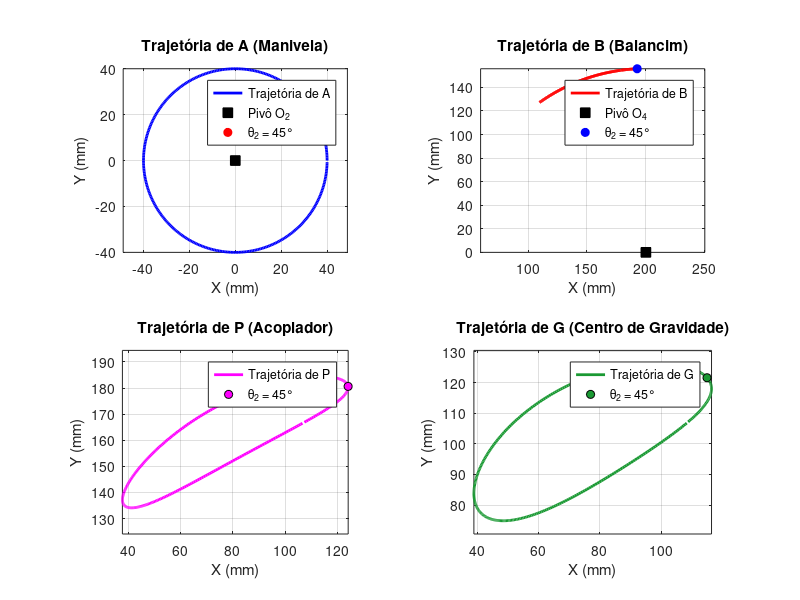
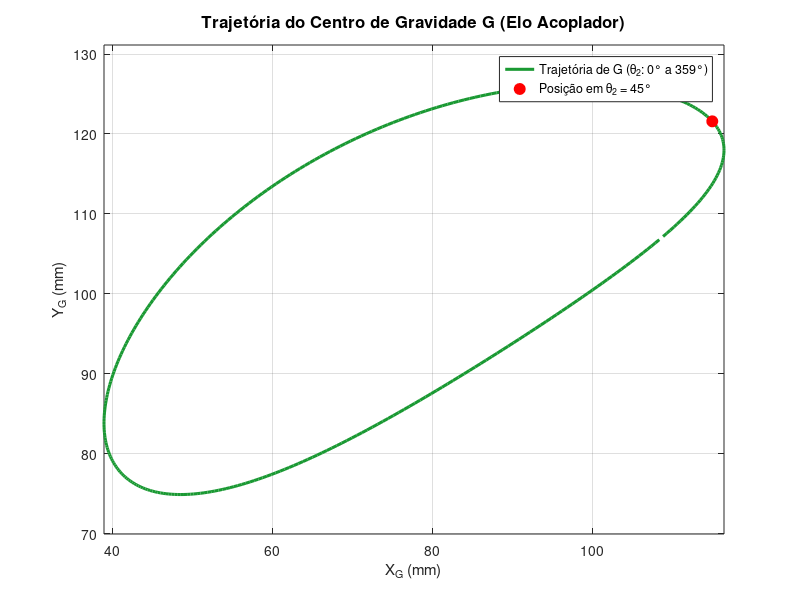

MATLAB code for these plots, in order:
% =========================================================================
% Cálculo das Posições dos Pontos A, B e P - Mecanismo de 4 Barras
% Disciplina: Dinâmica das Máquinas (Atividade Extraclasse nº 3)
% =========================================================================

clear; clc; close all;

% 1. Parâmetros geométricos dos elos (em mm)
a = 40.0;          % Elo 2: Manivela (O2 -> A)
b = 208.0;         % Elo 3: Acoplador (A -> B)
c = 156.0;         % Elo 4: Balancim  (O4 -> B)
d = 200.0;         % Elo 1: Base fixa (O2 -> O4)

% Parâmetros do ponto P no elo acoplador
p = 180.0;                 % Distância de A até P (mm)
delta3 = deg2rad(20);      % Ângulo do ponto P relativo à linha AB (20°)

% Origens fixas no plano cartesiano:
% O2: pivô da manivela na origem (0, 0)
% O4: pivô do balancim em (d, 0)
O2 = [0; 0];
O4 = [d; 0];

% =========================================================================
% 2. Posição dos pontos para theta2 = 45°
% =========================================================================
theta2_ref = deg2rad(45);

sistema = @(x) [
    a * cos(theta2_ref) + b * cos(x(1)) - c * cos(x(2)) - d;
    a * sin(theta2_ref) + b * sin(x(1)) - c * sin(x(2))
];

options = optimset('Display', 'off');
x0 = [deg2rad(20); deg2rad(45)];
[x_sol, ~, info] = fsolve(sistema, x0, options);

if info <= 0
    error('Falha na convergência para theta2 = 45°.');
end

theta3_ref = x_sol(1);
theta4_ref = x_sol(2);

% Ponto A (extremidade da manivela)
xA_ref = a * cos(theta2_ref);
yA_ref = a * sin(theta2_ref);
A_ref  = [xA_ref; yA_ref];

% Ponto B (extremidade do balancim)
xB_ref = d + c * cos(theta4_ref);
yB_ref = c * sin(theta4_ref);
B_ref  = [xB_ref; yB_ref];

% Ponto P (ponto do elo acoplador)
xP_ref = xA_ref + p * cos(theta3_ref + delta3);
yP_ref = yA_ref + p * sin(theta3_ref + delta3);
P_ref  = [xP_ref; yP_ref];

% Ponto G (Centro de Gravidade do elo acoplador triangular ABP)
xG_ref = (xA_ref + xB_ref + xP_ref) / 3;
yG_ref = (yA_ref + yB_ref + yP_ref) / 3;
G_ref  = [xG_ref; yG_ref];

fprintf("=====================================================\n");
fprintf("POSIÇÃO DOS PONTOS PARA theta2 = 45°:\n");
fprintf("-----------------------------------------------------\n");
fprintf("Ponto A (Manivela):  X_A = %7.2f mm | Y_A = %7.2f mm\n", A_ref(1), A_ref(2));
fprintf("Ponto B (Balancim):  X_B = %7.2f mm | Y_B = %7.2f mm\n", B_ref(1), B_ref(2));
fprintf("Ponto P (Acoplador): X_P = %7.2f mm | Y_P = %7.2f mm\n", P_ref(1), P_ref(2));
fprintf("Ponto G (CG elo 3):  X_G = %7.2f mm | Y_G = %7.2f mm\n", G_ref(1), G_ref(2));
fprintf("-----------------------------------------------------\n");
fprintf("Verificação do elo 3 (AB): %.2f mm (esperado: %.2f mm)\n", norm(B_ref - A_ref), b);
fprintf("Verificação do elo AP:     %.2f mm (esperado: %.2f mm)\n", norm(P_ref - A_ref), p);
fprintf("=====================================================\n\n");

% =========================================================================
% 3. Trajetórias para 0° <= theta2 <= 359° (360 passos de 1°)
% =========================================================================
theta2_deg = 0:1:359;
theta2_rad = deg2rad(theta2_deg);
N = length(theta2_rad); % 360 pontos

% Pré-alocação dos vetores de coordenadas
xA = zeros(1, N);
yA = zeros(1, N);
xB = zeros(1, N);
yB = zeros(1, N);
xP = zeros(1, N);
yP = zeros(1, N);

x_atual = x_sol;

for k = 1:N
    t2 = theta2_rad(k);
    
    sis = @(x) [
        a * cos(t2) + b * cos(x(1)) - c * cos(x(2)) - d;
        a * sin(t2) + b * sin(x(1)) - c * sin(x(2))
    ];
    
    [x_sol_k, ~, info_k] = fsolve(sis, x_atual, options);
    
    if info_k > 0
        t3_k = x_sol_k(1);
        t4_k = x_sol_k(2);
        
        % Coordenadas de A
        xA(k) = a * cos(t2);
        yA(k) = a * sin(t2);
        
        % Coordenadas de B
        xB(k) = d + c * cos(t4_k);
        yB(k) = c * sin(t4_k);
        
        % Coordenadas de P
        xP(k) = xA(k) + p * cos(t3_k + delta3);
        yP(k) = yA(k) + p * sin(t3_k + delta3);
        
        % Atualiza chute inicial
        x_atual = x_sol_k;
    else
        warning("Convergência falhou para theta2 = %d°", theta2_deg(k));
    end
end

% =========================================================================
% Matriz 6x360 com todas as posições dos pontos A, B e P
% =========================================================================
% Linha 1: X_A (mm)
% Linha 2: Y_A (mm)
% Linha 3: X_B (mm)
% Linha 4: Y_B (mm)
% Linha 5: X_P (mm)
% Linha 6: Y_P (mm)
% Colunas 1 a 360: correspondem a theta2 = 0°, 1°, ..., 359°
M_posicoes = [
    xA;
    yA;
    xB;
    yB;
    xP;
    yP
];

% Trajetória do Centro de Gravidade G (média vetorial de A, B e P)
xG = (xA + xB + xP) / 3;
yG = (yA + yB + yP) / 3;
G_posicoes = [xG; yG]; % Matriz 2x360

fprintf("=====================================================\n");
fprintf("MATRIZ DE POSIÇÕES (M_posicoes):\n");
fprintf("  Dimensão: %d linhas x %d colunas\n", size(M_posicoes, 1), size(M_posicoes, 2));
fprintf("  Linha 1: x_A(t2) | Linha 2: y_A(t2)\n");
fprintf("  Linha 3: x_B(t2) | Linha 4: y_B(t2)\n");
fprintf("  Linha 5: x_P(t2) | Linha 6: y_P(t2)\n");
fprintf("  Exemplo coluna 46 (theta2 = 45°):\n");
fprintf("    [xA; yA; xB; yB; xP; yP] = [%.2f; %.2f; %.2f; %.2f; %.2f; %.2f]\n", M_posicoes(:, 46));
fprintf("-----------------------------------------------------\n");
fprintf("TRAJETÓRIA DO CENTRO DE GRAVIDADE G (G_posicoes):\n");
fprintf("  Dimensão: %d linhas x %d colunas\n", size(G_posicoes, 1), size(G_posicoes, 2));
fprintf("  Faixa X_G: [%.2f, %.2f] mm\n", min(xG), max(xG));
fprintf("  Faixa Y_G: [%.2f, %.2f] mm\n", min(yG), max(yG));
fprintf("=====================================================\n\n");

% =========================================================================
% 4. Visualização Gráfica das Trajetórias (A, B, P e G)
% =========================================================================
script_dir = fileparts(mfilename('fullpath'));
if isempty(script_dir)
    script_dir = '.';
end

% --- FIGURA 1: Trajetórias separadas dos pontos A, B, P e G (2x2) ---
fig1 = figure('Name', 'Trajetorias Separadas - A, B, P e G', 'NumberTitle', 'off', 'Position', [100, 100, 900, 700]);

% Subplot 1: Trajetória do ponto A
subplot(2, 2, 1);
plot(xA, yA, 'b-', 'LineWidth', 2); hold on;
plot(0, 0, 'ks', 'MarkerFaceColor', 'k', 'MarkerSize', 7);
plot(xA_ref, yA_ref, 'ro', 'MarkerFaceColor', 'r', 'MarkerSize', 6);
grid on; axis equal;
title('Trajetória de A (Manivela)', 'FontSize', 11);
xlabel('X (mm)'); ylabel('Y (mm)');
legend('Trajetória de A', 'Pivô O_2', '\theta_2 = 45°', 'Location', 'northeast');

% Subplot 2: Trajetória do ponto B
subplot(2, 2, 2);
plot(xB, yB, 'r-', 'LineWidth', 2); hold on;
plot(d, 0, 'ks', 'MarkerFaceColor', 'k', 'MarkerSize', 7);
plot(xB_ref, yB_ref, 'bo', 'MarkerFaceColor', 'b', 'MarkerSize', 6);
grid on; axis equal;
title('Trajetória de B (Balancim)', 'FontSize', 11);
xlabel('X (mm)'); ylabel('Y (mm)');
legend('Trajetória de B', 'Pivô O_4', '\theta_2 = 45°', 'Location', 'northeast');

% Subplot 3: Trajetória do ponto P
subplot(2, 2, 3);
plot(xP, yP, 'm-', 'LineWidth', 2); hold on;
plot(xP_ref, yP_ref, 'ko', 'MarkerFaceColor', 'm', 'MarkerSize', 6);
grid on; axis equal;
title('Trajetória de P (Acoplador)', 'FontSize', 11);
xlabel('X (mm)'); ylabel('Y (mm)');
legend('Trajetória de P', '\theta_2 = 45°', 'Location', 'northeast');

% Subplot 4: Trajetória do ponto G (Centro de Gravidade)
subplot(2, 2, 4);
plot(xG, yG, 'Color', [0.1, 0.6, 0.2], 'LineWidth', 2); hold on;
plot(xG_ref, yG_ref, 'ko', 'MarkerFaceColor', [0.1, 0.6, 0.2], 'MarkerSize', 6);
grid on; axis equal;
title('Trajetória de G (Centro de Gravidade)', 'FontSize', 11);
xlabel('X (mm)'); ylabel('Y (mm)');
legend('Trajetória de G', '\theta_2 = 45°', 'Location', 'northeast');

caminho_fig1 = fullfile(script_dir, 'assets', 'trajetorias_separadas_ABPG.png');
print(fig1, caminho_fig1, '-dpng', '-r300');
fprintf("Gráfico das 4 trajetórias salvo em: %s\n", caminho_fig1);

% --- FIGURA 2: Detalhe exclusivo da Trajetória do CG (Ponto G) ---
fig2 = figure('Name', 'Trajetoria do Centro de Gravidade (G)', 'NumberTitle', 'off');
plot(xG, yG, 'Color', [0.1, 0.6, 0.2], 'LineWidth', 2.2); hold on;
plot(xG_ref, yG_ref, 'ro', 'MarkerFaceColor', 'r', 'MarkerSize', 8);
grid on; axis equal;
title('Trajetória do Centro de Gravidade G (Elo Acoplador)', 'FontSize', 12);
xlabel('X_G (mm)', 'FontSize', 11);
ylabel('Y_G (mm)', 'FontSize', 11);
legend('Trajetória de G (\theta_2: 0° a 359°)', 'Posição em \theta_2 = 45°', 'Location', 'northeast');

caminho_fig2 = fullfile(script_dir, 'assets', 'trajetoria_ponto_G.png');
print(fig2, caminho_fig2, '-dpng', '-r300');
fprintf("Gráfico específico do ponto G salvo em: %s\n", caminho_fig2);
